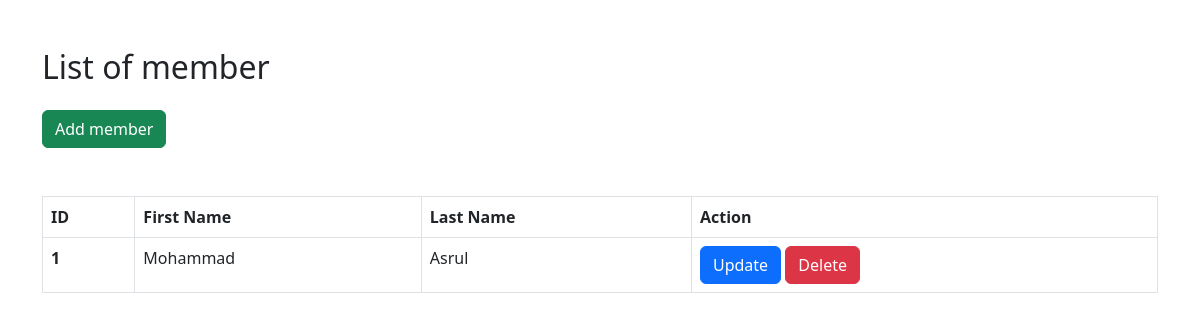
The app's page /, older data.
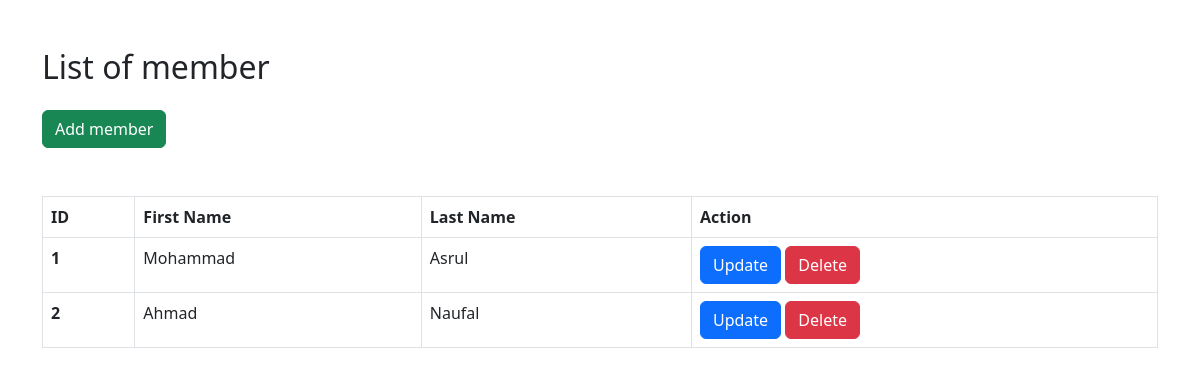
The same page, newer data.
### app_CRUD/models.py (models this page shows)
class Member(models.Model):
    firstname = models.CharField(max_length=100)
    lastname = models.CharField(max_length=100)

### app_CRUD/views.py (the view)
# urls.py: path('',views.index,name='index'),
def index(request):
    mem = Member.objects.all()
    context = {
        'member':mem,
    }
    return render(request,'index.html',context=context)

### templates/index.html (shortened to what this page needs)
<!DOCTYPE html>
<html lang="en">
  <head>
    <link
      href="https://cdn.jsdelivr.net/npm/bootstrap@5.2.3/dist/css/bootstrap.min.css"
      rel="stylesheet"
    />
  </head>
  <body>
    <div class="container my-5">
      <h2>List of member</h2>
      <a class="btn btn-success mt-3" href="{% url 'add_Member' %}"
        >Add member</a
      >
    </div>
    <div class="container">
      <table class="table table-bordered table-hover">
        <thead>
          <tr>
            <th scope="col">ID</th>
            <th scope="col">First Name</th>
            <th scope="col">Last Name</th>
            <th scope="col">Action</th>
          </tr>
        </thead>
        <tbody>
          {% for x in member %}
          <tr>
            <th scope="row">{{x.id}}</th>
            <td>{{x.firstname}}</td>
            <td>{{x.lastname}}</td>
            <td>
              <a class="btn btn-primary" href="{% url 'update' x.id %}">Update</a>
              <a class="btn btn-danger" href="{% url 'deleterec' x.id %}" " onclick="return confirm('Are you sure to delete?');"
                >Delete</a
              >
            </td>
          </tr>
          {% endfor %}
        </tbody>
      </table>
    </div>
  </body>
</html>

Row changes from the older to the newer data that the page shows:
added Member: id "2", firstname "Ahmad", lastname "Naufal"
